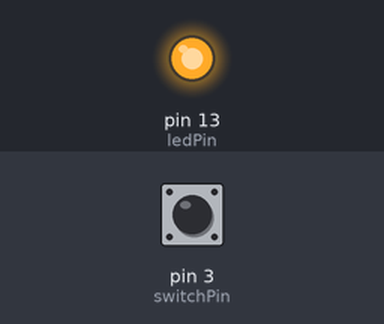
This sketch was run on a simulated Arduino Uno, built with avr-gcc and run on an emulated ATmega328P. Shown: output pins drawn as LEDs (lit = HIGH). Inputs (shaded band) come from the test bench; at power-on: pin 3 (switchPin) HIGH.

Above: at 1.2 s.
1.3 s: pin 3 (switchPin) pulled LOW for 0.15 s
At 1.37 s:
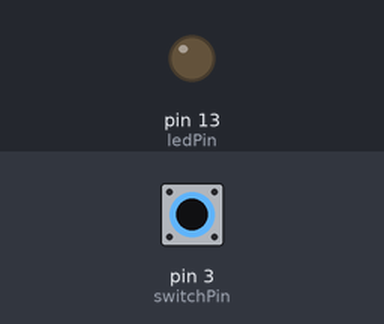
2.9 s: pin 3 (switchPin) pulled LOW for 3.2 s
At 7.0 s:
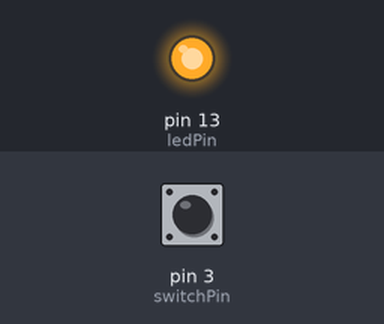
Timing chart, 0 to 8.5 s (numbered marks = the images above; inputs shaded):
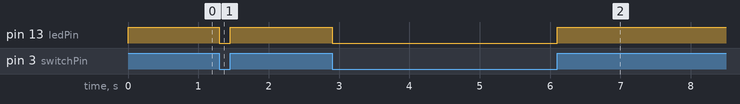

Measured:
- after the input at 1.3 s, pin 13 (ledPin): HIGH → LOW at once, → HIGH 0.15 s later
- after the input at 2.9 s, pin 13 (ledPin): HIGH → LOW at once, → HIGH 3.2 s later

The sketch:

Oppgave01.ino
```cpp
const int ledPin = 13;
const int switchPin = 3;
const int debounceTime = 5;
volatile int ledValue = HIGH;

void setup()
{
    pinMode(switchPin, INPUT_PULLUP);
    pinMode(ledPin, OUTPUT);
    attachInterrupt(digitalPinToInterrupt(switchPin), isr, CHANGE);
    Serial.begin(9600);
}

void isr()
{
    static unsigned long lastInterruptTime = 0;
    unsigned long interruptTime = millis();
    if (interruptTime - lastInterruptTime >= debounceTime) {
        ledValue = !ledValue;
    }
    lastInterruptTime = millis();
}

void loop()
{
    digitalWrite(ledPin, ledValue);
}
```
